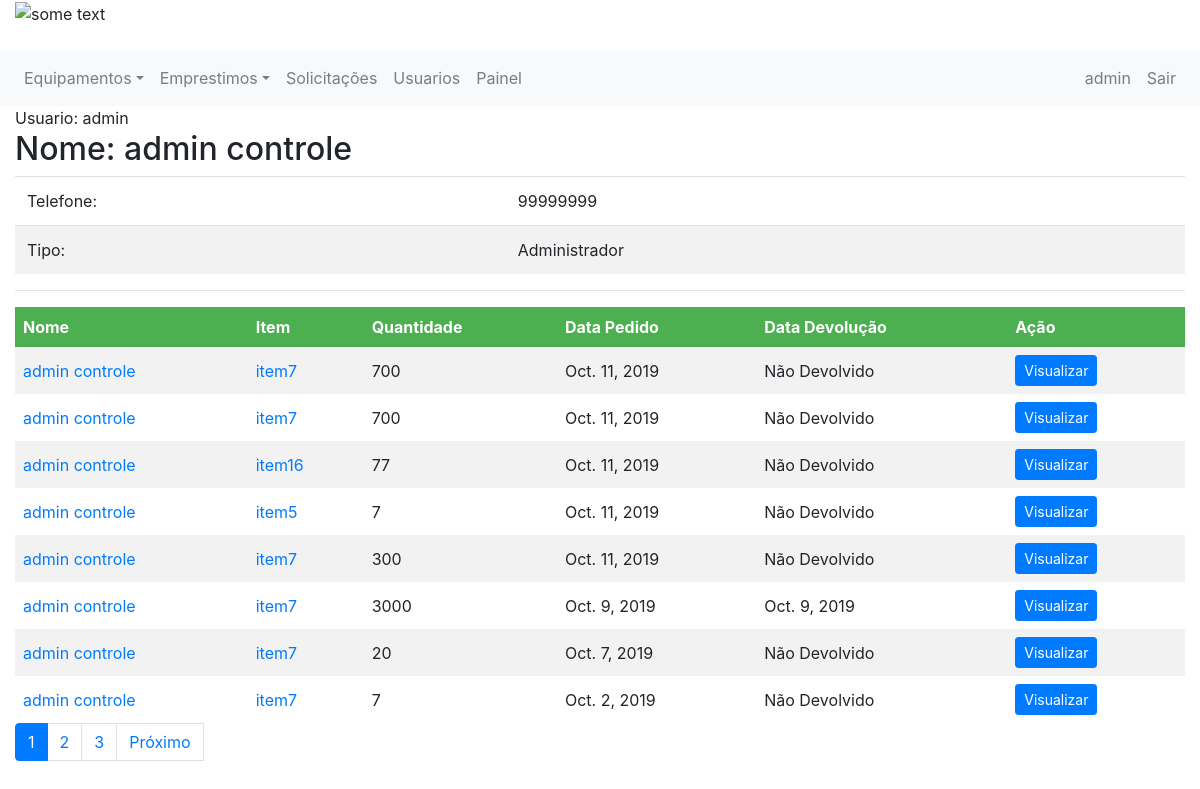
Before: /usuario/1 (signed in) with the older database file.
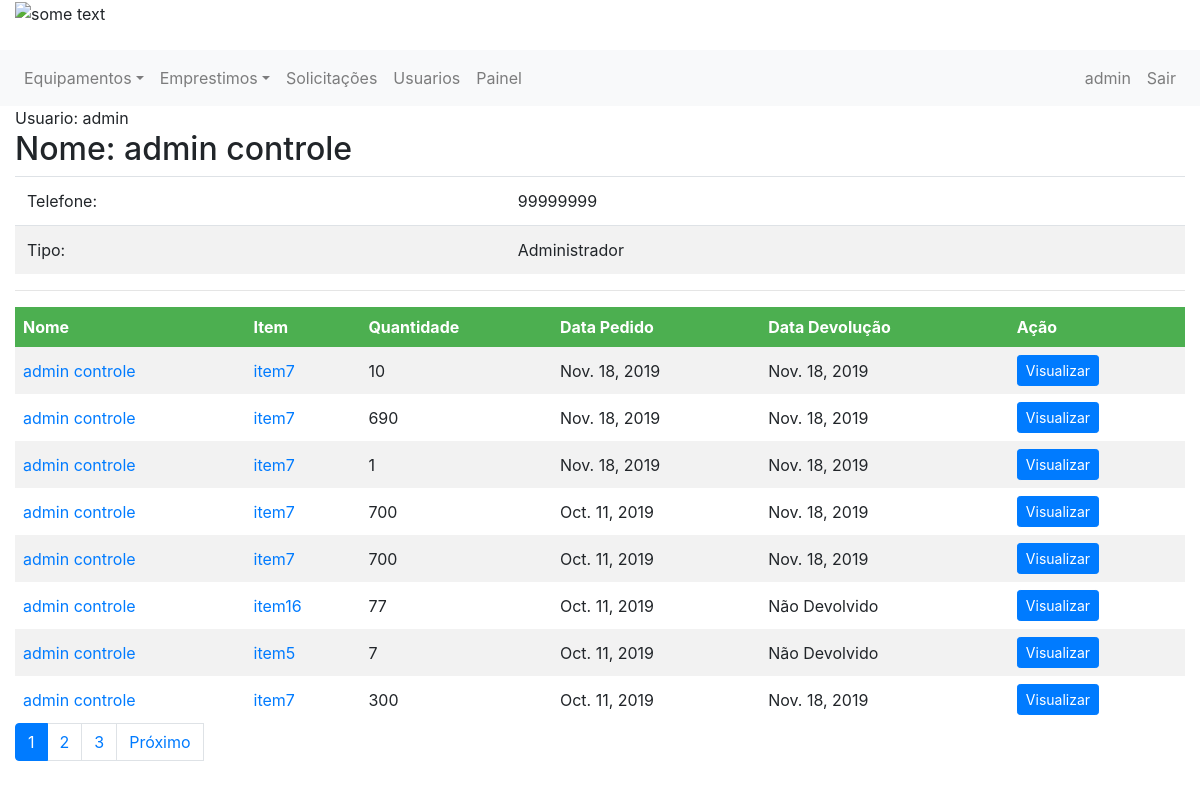
After: the same page with the newer database file.
### emprestimo/models.py (models this page shows)
class Emprestimo(models.Model):
    equipamento = models.ForeignKey(Item, on_delete=models.CASCADE, related_name='item_emprestimo')
    solicitante = models.ForeignKey(Usuario, on_delete=models.CASCADE, related_name='usuario_emprestimo')
    tipo = models.ForeignKey(TipoEstadoEmprestimo, on_delete=models.CASCADE, related_name='tipo_emprestimo')
    estado = models.BooleanField(default=0)
    descricao = models.CharField(max_length=255)
    quantidade = models.IntegerField()
    data_emprestimo = models.DateField(null=False)
    data_devolucao = models.DateField(null=True)
    mensagem_rejeitado = models.CharField(max_length=255, null=True)
    mensagem_devolucao = models.CharField(max_length=255, null=True)

### controle/models.py (models this page shows, shortened)
class Usuario(models.Model):
    user = models.OneToOneField(User, related_name='profile', on_delete=models.CASCADE, null=True)
    telefone = models.IntegerField()
    tipo = models.ForeignKey(TipoUsuario, on_delete=models.CASCADE)

class Item(models.Model):
    nome = models.CharField(max_length=50)
    quantidade = models.IntegerField()
    tipo = models.ForeignKey(TipoEquipamento, on_delete=models.CASCADE)
    imagem = models.FileField(upload_to='documents/%Y/%m/%d', default='documents/1111/sem_foto.jpg')
    excluido = models.BooleanField(default=False)

### usuarios/views.py (the view)
# urls.py: path('usuario/<int:usuario_id>', views.exibir_um_usuario, name='exibe_um_usuario'),
@login_required
def exibir_um_usuario(request, usuario_id):
    usuario = Usuario.objects.get(id=usuario_id)
    emprestimos = Emprestimo.objects.filter(solicitante=usuario_id).exclude(tipo=1).order_by('-data_emprestimo')
    paginator = Paginator(emprestimos, 8)
    page = request.GET.get('page')
    emprestimos = paginator.get_page(page)
    return render(request, 'exibir.html', {'emprestimos': emprestimos, 'usuario': usuario,
                                           'user_logado': get_usuario_logado(request)})

### usuarios/views.py (called while the page is built)
def get_usuario_logado(request):
    return request.user

### usuarios/templates/exibir.html (shortened to what this page needs)
{% extends 'base.html' %}
{% block 'content' %}
   <div class="page-header">
    <span>Usuario: {{usuario.user.username}}</span>
    <h2>Nome: {{usuario.user.first_name}} {{ usuario.user.last_name }}</h2>
   </div>
    <table class="table">
        <tr>
            <td>Telefone:</td>
            <td>{{ usuario.telefone }}</td>
        </tr>
        <tr>
            <td>Tipo:</td>
            <td>{{usuario.tipo.nome}}</td>
        </tr>
    </table>
    <hr>
    <div style="overflow-y:auto; overflow-x:auto;">
    {% if emprestimos %}
      <table>
            <tr>
                <th >Nome</th>
                <th >Item</th>
                <th >Quantidade</th>
                <th >Data Pedido</th>
                <th >Data Devolução</th>
                <th >Ação</th>
            </tr>
          {% for emprestimo in emprestimos %}
              <tr>
                    <td> <a href="{% url 'exibe_um_usuario' emprestimo.solicitante.id %}"> {{emprestimo.solicitante.user.first_name }} {{emprestimo.solicitante.user.last_name}} </a> </td>
                  <td> <a href="{% url 'equipamento' emprestimo.equipamento.id %}">{{emprestimo.equipamento.nome}}</a></td>
                    <td>{{emprestimo.quantidade}}</td>
                    <td>{{emprestimo.data_emprestimo}}</td>
                    <td>{% if emprestimo.data_devolucao == none %}
                           Não Devolvido
                        {% else %}
                            {{emprestimo.data_devolucao}}
                        {% endif %} </td>
                    <td> <a class="btn btn-sm btn-primary" href="{% url 'exibir_detalhes_solicitacao' emprestimo.id %}" >Visualizar</a></td>
            </tr>
            {%endfor%}
      </table>
    {% else %}
        <p style="font-size: 20px; font-weight: bold; text-align:center">Não fez solicitações <br> :( </p>
    {% endif %}
  </div>
{% if emprestimos.paginator.count > 8 %}
  <ul class="pagination" style="padding-bottom: -5px; margin-bottom: 0">
    {% for num in emprestimos.paginator.page_range %}
      {% if emprestimos.number == num %}
        <li class="page-item active">
          <a class="page-link" href="#">{{ num }} <span class="sr-only">(current)</span></a>
        </li>
        {% elif num > emprestimos.number|add:'-3' and num < emprestimos.number|add:3 %}
          <li class="page-item"><a class="page-link" href="?page={{ num }}">{{ num }}</a></li>
        {% endif %}
      {% endfor %}
      {% if emprestimos.has_next %}
        <li class="page-item">
          <a class="page-link" href="?page={{ emprestimos.next_page_number }}">Próximo</a>
        </li>
          <br>
        <br>
      {% endif %}
  </ul>
{% endif %}
{% endblock %}

Changed rows visible on the page:
no longer on this page (row unchanged): Emprestimo: solicitante.user.first_name "admin", solicitante.user.last_name "controle", equipamento.nome "item7", quantidade "3000", data_emprestimo "Oct. 9, 2019", data_devolucao "Oct. 9, 2019"
no longer on this page (row unchanged): Emprestimo: solicitante.user.first_name "admin", solicitante.user.last_name "controle", equipamento.nome "item7", quantidade "20", data_emprestimo "Oct. 7, 2019", shows "Não Devolvido"
no longer on this page (row unchanged): Emprestimo: solicitante.user.first_name "admin", solicitante.user.last_name "controle", equipamento.nome "item7", quantidade "7", data_emprestimo "Oct. 2, 2019", shows "Não Devolvido"
added Emprestimo: solicitante.user.first_name "admin", solicitante.user.last_name "controle", equipamento.nome "item7", quantidade "10", data_emprestimo "Nov. 18, 2019", data_devolucao "Nov. 18, 2019"
added Emprestimo: solicitante.user.first_name "admin", solicitante.user.last_name "controle", equipamento.nome "item7", quantidade "690", data_emprestimo "Nov. 18, 2019", data_devolucao "Nov. 18, 2019"
added Emprestimo: solicitante.user.first_name "admin", solicitante.user.last_name "controle", equipamento.nome "item7", quantidade "1", data_emprestimo "Nov. 18, 2019", data_devolucao "Nov. 18, 2019"
changed Emprestimo (number 4 of 8 on the later page): data_devolucao (not shown) → "Nov. 18, 2019"; no longer shows "Não Devolvido"
changed Emprestimo (number 5 of 8 on the later page): data_devolucao (not shown) → "Nov. 18, 2019"; no longer shows "Não Devolvido"
changed Emprestimo (number 8 of 8 on the later page): data_devolucao (not shown) → "Nov. 18, 2019"; no longer shows "Não Devolvido"
